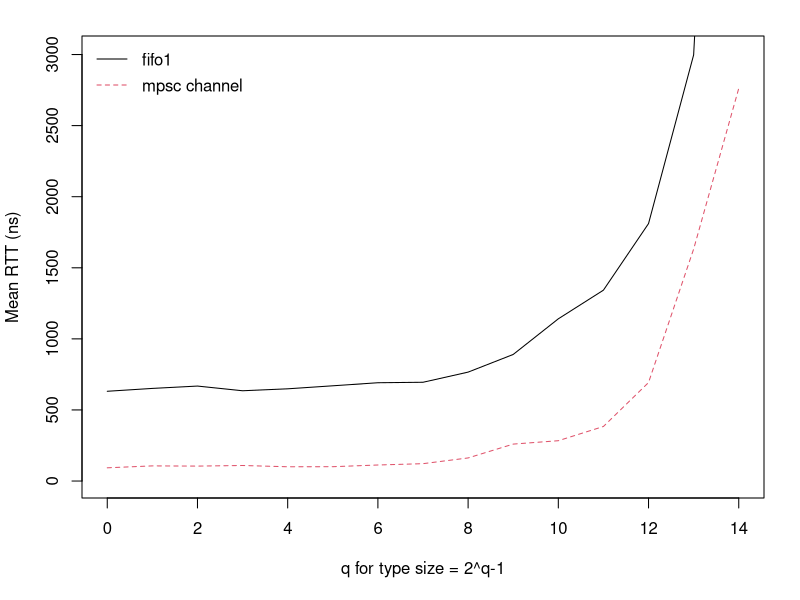
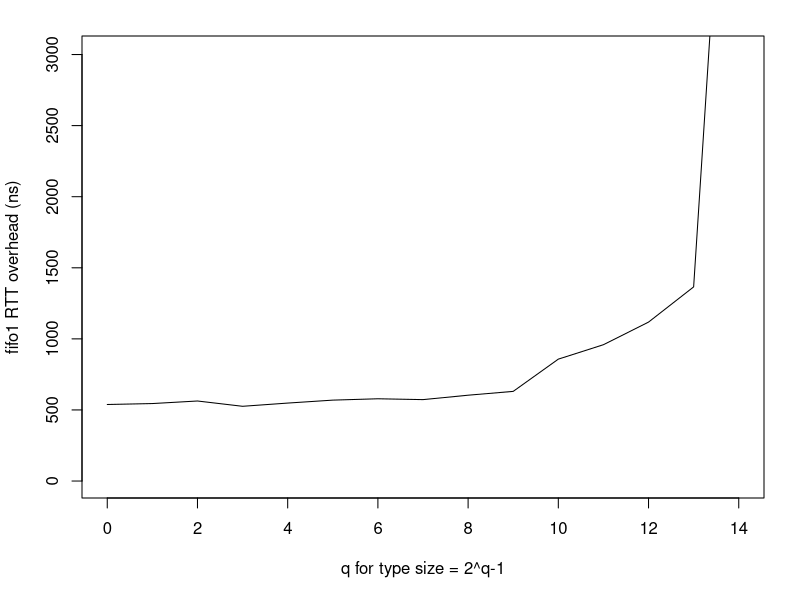
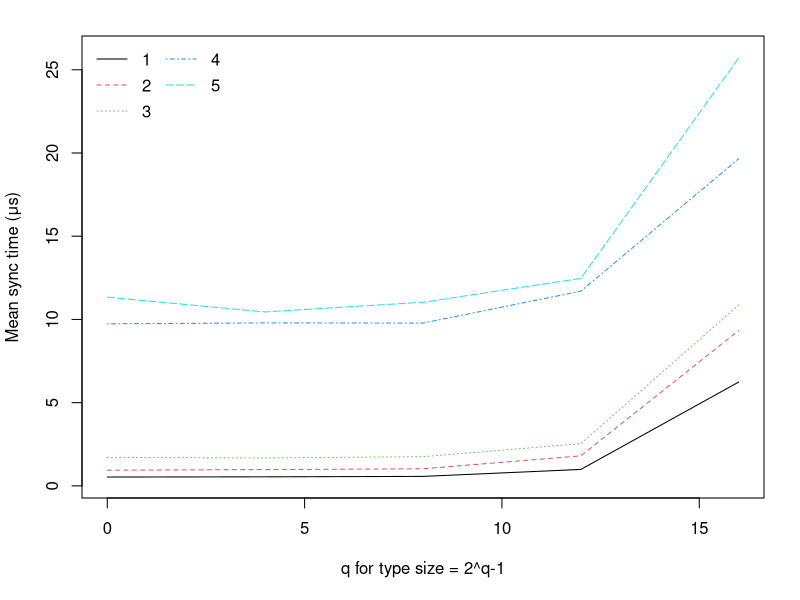
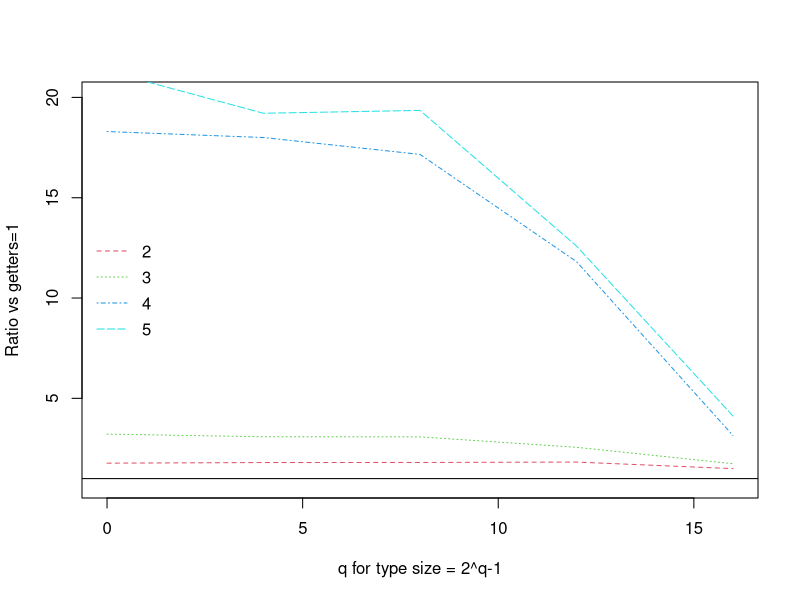
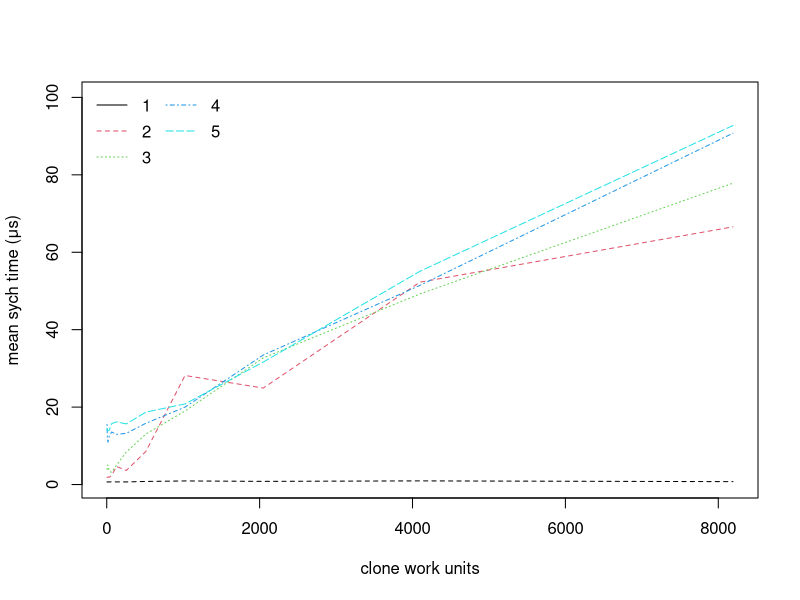
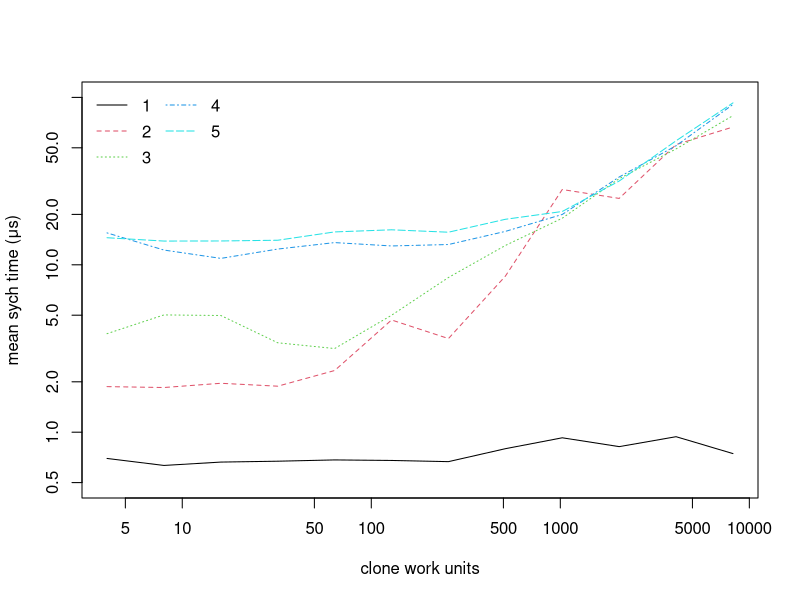
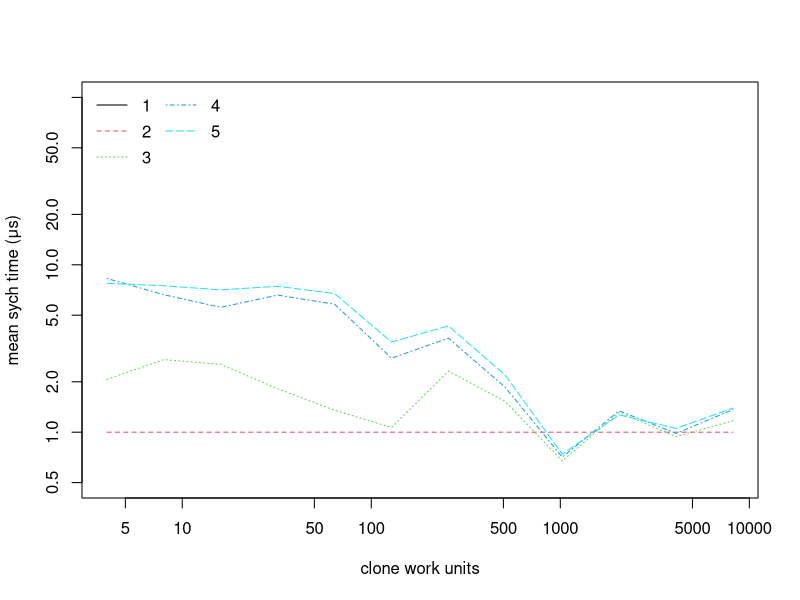
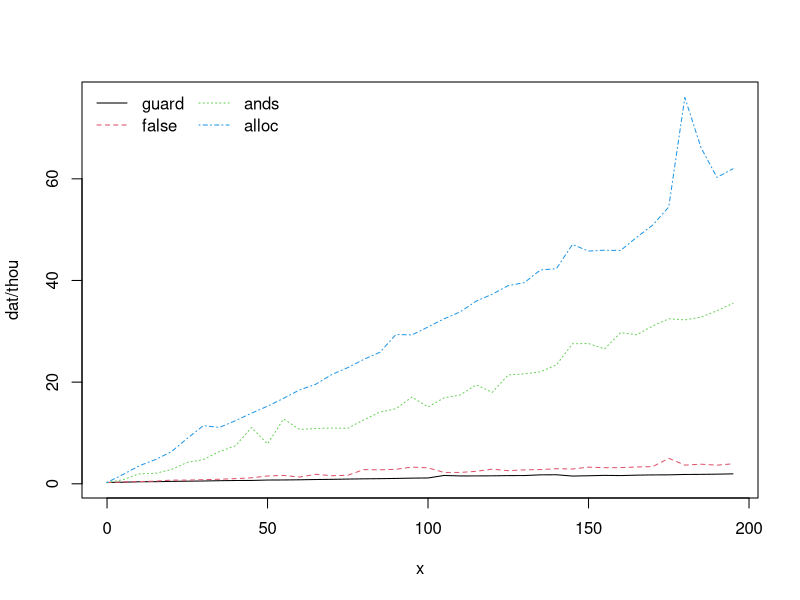

The R script that drew these images, in order:
setwd("C:/Users/chris/OneDrive/Documents/LaTeX/Msc2/experiments")

mypng <- function(filename) {
  png(
    filename,
    width     = 4,
    height    = 4,
    units     = "in",
    res       = 1000,
    pointsize = 9
  )
}
milis = 1000
thou = 1000
bil = 1000000000
#####################################################################
### RTT. measuring Reo's fifo1 on a single thread vs mpsc
### x represents changing data size in bytes (0,1,2,4,8,16)  x gives q where bytes=q&2-1
### 100_000 data movements
### 10 reps with fresh proto objects

x = 0:14
reps = 100000
reo = c(63.13461, 65.14954, 66.80122, 63.49879, 64.86871, 66.98967, 69.14193,
      69.47564, 76.61765, 89.04745, 114.10968, 134.26562,
      181.08886, 299.73297, 903.00934);
mpsc = c(9.29991, 10.65254, 10.5035, 10.92912, 10.03323, 10.07968, 11.2787,
         12.20944, 16.24493, 25.9815, 28.36046, 38.37119,
         69.29128, 163.17103, 276.16403);

mypng("rtt_0.png")
op <- par(mar = c(5.1, 4.1, 1.8, 1.8))
plot(x, reo/reps/milis*bil, log='', type='l', xlab="q for type size = 2^q-1",
     ylim=c(1, 3010), ylab = "Mean RTT (ns)")
lines(x, mpsc/reps/milis*bil, type='l', col=2, lty=2)
legend("topleft", legend=c("fifo1", "mpsc channel") , col=1:2,  ncol=1,
       y.intersp=1.3, cex=1, xjust=0, bty = "n", lty=1:2
)
dev.off()

mypng("rtt_1.png")
op <-par(mar = c(5.1, 4.1, 1.8, 1.8))
plot(x, reo/reps/milis*bil - mpsc/reps/milis*bil, log='', type='l',
     xlab="q for type size = 2^q-1", ylim=c(1, 3010), ylab = "fifo1 RTT overhead (ns)")
dev.off()


#########################################################
### "SIMO" group getting. N-way replicator with COPY type data
### x represents changing data size in bytes (0,1,2,4,8,16)  x gives q where bytes=q&2-1
### 25_000 data movements
### 100 reps with fresh proto objects

x = c(0,4,8,12,16);


getters1 = c(532, 544, 570, 990, 6241);
getters2 = c(941, 979, 1028, 1805, 9336);
getters3 = c(1712, 1678, 1755, 2534, 10868);
getters4 = c(9735, 9792, 9781, 11697, 19656);
getters5 = c(11339, 10450, 11031, 12465, 25713)


mypng("simo_copy_0.png")
op <- par(mar = c(5.1, 4.1, 1.8, 1.8))
plot(x, getters1/thou, log='', type='l', xlab="q for type size = 2^q-1",
     ylim=c(0.3, 26), ylab = "Mean sync time (μs)")


lines(x, getters2/thou, type='l', col=2, lty=2)
lines(x, getters3/thou, type='l', col=3, lty=3)
lines(x, getters4/thou, type='l', col=4, lty=4)
lines(x, getters5/thou, type='l', col=5, lty=5)
legend("topleft", legend=1:5 , col=1:5,  ncol=2,
       y.intersp=1.3, cex=1, xjust=0, bty = "n", lty=1:5
)
dev.off()


### now plotted relative to getters=1
mypng("simo_copy_1.png")
plot(x, getters2/getters1, log='', type='l', xlab="q for type size = 2^q-1",
     ylim=c(0.8, 20), ylab = "Ratio vs getters=1", col=2, lty=2)

abline(h=1)
lines(x, getters3/getters1, type='l', col=3, lty=3)
lines(x, getters4/getters1, type='l', col=4, lty=4)
lines(x, getters5/getters1, type='l', col=5, lty=5)
legend("left", legend=2:5 , col=2:5,  ncol=1,
       y.intersp=1.3, cex=1, xjust=0, bty = "n", lty=2:5
)
dev.off()


#########################################################
### "SIMO cloning" group getting. N-way replicator with CLONE type data
### x is the time in WORK UNITS for some arbitrary clone operation.

x =        c(4,     8,     16,    32,    64,    128,   256,   512,   1024,  2048,  4096,  8192);
getters1 = c(697,   633,   663,   671,   683,   678,   667,   797,   926,   820,   940,   745);
getters2 = c(1872,  1849,  1960,  1883,  2336,  4682,  3626,  8554,  28168, 24925, 52270, 66560);
getters3 = c(3878,  5019,  4979,  3421,  3161,  4996,  8398,  13045, 18986, 32706, 49233, 77842);
getters4 = c(15510, 12252, 10923, 12419, 13574, 12961, 13218, 15832, 19988, 33457, 51436, 90750);
getters5 = c(14513, 13862, 13880, 14020, 15721, 16185, 15658, 18702, 20822, 31647, 55072, 92740);

mypng("clone_compete_0.png")
plot(x, getters1/thou, log='', type='l', xlab="clone work units",
     ylim=c(0.5, 100), ylab = "mean sych time (μs)", col=1, lty=2)
lines(x, getters2/thou, type='l', col=2, lty=2)
lines(x, getters3/thou, type='l', col=3, lty=3)
lines(x, getters4/thou, type='l', col=4, lty=4)
lines(x, getters5/thou, type='l', col=5, lty=5)
legend("topleft", legend=1:5 , col=1:5,  ncol=2,
       y.intersp=1.3, cex=1, xjust=0, bty = "n", lty=1:5)
dev.off()

mypng("clone_compete_1.png")
plot(x, getters1/thou, log='xy', type='l', xlab="clone work units",
     ylim=c(0.5, 100), ylab = "mean sych time (μs)", col=1, lty=1)
lines(x, getters2/thou, type='l', col=2, lty=2)
lines(x, getters3/thou, type='l', col=3, lty=3)
lines(x, getters4/thou, type='l', col=4, lty=4)
lines(x, getters5/thou, type='l', col=5, lty=5)
legend("topleft", legend=1:5 , col=1:5,  ncol=2,
       y.intersp=1.3, cex=1, xjust=0, bty = "n", lty=1:5)
dev.off()

mypng("clone_compete_2.png")
plot(x, getters2/getters2, log='xy', type='l', xlab="clone work units",
     ylim=c(0.5, 100), ylab = "mean sych time (μs)", col=2, lty=2)
lines(x, getters3/getters2, type='l', col=3, lty=3)
lines(x, getters4/getters2, type='l', col=4, lty=4)
lines(x, getters5/getters2, type='l', col=5, lty=5)
legend("topleft", legend=1:5 , col=1:5,  ncol=2,
       y.intersp=1.3, cex=1, xjust=0, bty = "n", lty=1:5)
dev.off()



#########################################################
### TIME TAKEN FOR TRAVERSING BOGUS RULES
x = seq(from=0, to=195, by=5);

# false guard
y1 = c(266, 320, 401, 419, 478, 519, 554, 610, 651, 662, 743, 757,
       791, 846, 881, 934, 980, 1012, 1058, 1118, 1150, 1642, 1550,
       1556, 1570, 1613, 1626, 1764, 1782, 1525, 1586, 1660, 1621,
       1704, 1750, 1765, 1840, 1858, 1899, 1959);

# check false
y2 = c(240, 354, 439, 528, 723, 725, 817, 901, 1013, 1181, 1541, 1649, 1327,
       1872, 1593, 1675, 2801, 2748, 2858, 3291, 3143, 2238, 2236, 2457, 2883,
       2584, 2741, 2804, 2968, 2914, 3281, 3171, 3189, 3310, 3384, 5012,
       3679, 3861, 3666, 3938);

# 5x5 nested ands
y3 = c(245, 805, 1959, 2055, 2802, 4219, 4758, 6340, 7473, 11064,
       7851, 12751, 10694, 10875, 10974, 10919, 12607, 14100, 14769, 17073,
       15114, 16913, 17482, 19473, 17983, 21433, 21630, 22035, 23387, 27550,
       27602, 26537, 29749, 29304, 31060, 32466, 32249, 32769, 34042, 35496);

# check alloc
y4 = c(271, 1845, 3533, 4751, 6293, 8941, 11445, 11088, 12416, 13894,
       15267, 16816, 18475, 19574, 21496, 22855, 24483, 25874, 29374,
       29293, 30857, 32457, 33821, 35937, 37297, 38989, 39578, 42063,
       42334, 47088, 45782, 45958, 45899, 48499, 50892, 54469, 76016,
       66190, 60281, 61970);

leggy = c("guard", "false", "ands", "alloc");
mypng("check_time_0.png")
dat <- matrix(c(y1,y2,y3,y4), ncol=4);
matplot(x, dat/thou, type = c("l"), lty=1:4, col=1:4) #plot
legend("topleft", legend=leggy , col=1:4,  ncol=2,
       y.intersp=1.1, cex=1, xjust=0, bty = "n", lty=1:5)
dev.off()

mypng("check_time_1.png")
matplot(x, dat/thou, type = c("l"), lty=1:4, col=1:4, log='y', ylim=c(0.23, 100)) #plot
legend("bottomright", legend=leggy , col=1:4,  ncol=2,
       y.intersp=1.1, cex=1, xjust=0, bty = "n", lty=1:4)
dev.off()
